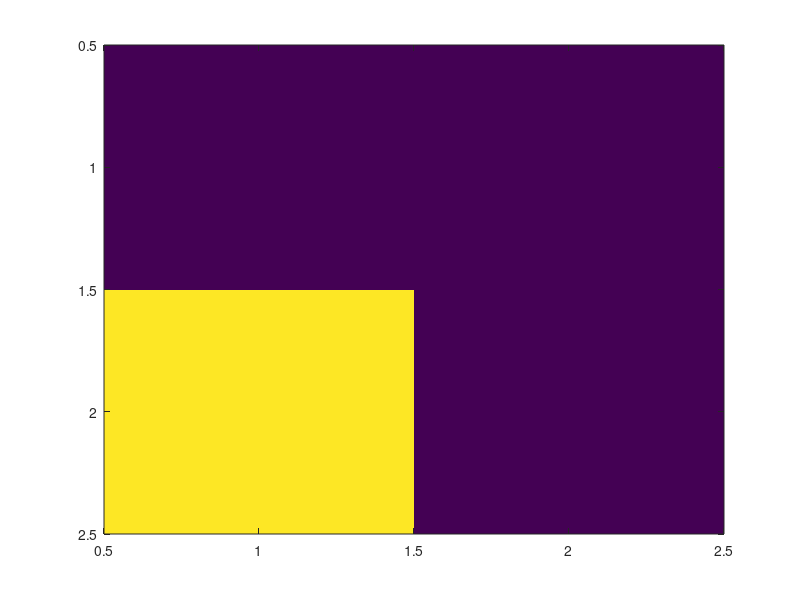

Write the MATLAB code that produced this figure.
%%%%%%%%%%%%%%%%%%%%%%%%%%%%%%%%%%%%%%%%%%%%%%%%%%%%%%
%% This is the main file for SOM implementation 
%  @author: skorkmaz 
%  
%%%%%%%%%%%%%%%%%%%%%%%%%%%%%%%%%%%%%%%%%%%%%%%%%%%%%%

%%%%%%%%%%%%%%%%%%%%%%%%%%%%%%%%%%%%%%%%%%%%%%%%%%%%%%%%%%%%%%%%
%% Parameters 
%%%%%%%%%%%%%%%%%%%%%%%%%%%%%%%%%%%%%%%%%%%%%%%%%%%%%%%%%%%%%%%%
%  dimensions:  1D and 2D supported only for now 
mapRow = 2;
mapCol = 2; 

%  alpha: Learning rate 
alpha_original = 0.1;
% Will change over the time 
alpha = alpha_original;
% neighbourhood function: Gaussian only for now 
neighbourhood_func = 'gaussian';
sigma = 1;
sigma_original = sigma;

% Stopping criterias 
number_of_iterations = 1000;

 
%%%%%%%%%%%%%%%%%%%%%%%%%%%%%%%%%%%%%%%%%%%%%%%%%%%%%%%%%%%%%%%%
%% Initilazation 
%%%%%%%%%%%%%%%%%%%%%%%%%%%%%%%%%%%%%%%%%%%%%%%%%%%%%%%%%%%%%%%%
% SOM - Map 
som = zeros(mapRow, mapCol);
map_size = mapRow * mapCol; 
% Index keepers
[I,J] = ind2sub([mapRow, mapCol], 1:(map_size));

% Maybe better initialization next time ? Nguyen ? 
som = rand(mapRow, mapCol)/100;
% Time decay tau s 
tau1 = 1000/log(sigma);
% the constant for calculating learning rate
tau2 = 1000;

% batch size k, example k = 1 stochastic, 1< k < 10 mini batch, etc.
k = 5; 

% Input : Assuming 2D max dimensional input for this project
%data = load('asf');

% Erase later



data_w = 1000;
data_h = 1000;
data = eye(data_w, data_h); 
[data_w data_h] = size(data);

%%%%%%%%%%%%%%%%%%%%%%%%%%%%%%%%%%%%%%%%%%%%%%%%%%%%%%%%%%%%%%%%
%% Visualization 
%%%%%%%%%%%%%%%%%%%%%%%%%%%%%%%%%%%%%%%%%%%%%%%%%%%%%%%%%%%%%%%%




%%%%%%%%%%%%%%%%%%%%%%%%%%%%%%%%%%%%%%%%%%%%%%%%%%%%%%%%%%%%%%%%
%% Loop
%  Stochastic/Batch version rand(x) from X at each step
%%%%%%%%%%%%%%%%%%%%%%%%%%%%%%%%%%%%%%%%%%%%%%%%%%%%%%%%%%%%%%%%
for i=1:number_of_iterations
 
x_batch = datasample(data(:)', k);

  % Iterate through the batch 
   for j = 1:k
       x = x_batch(j);
       % Yields closest index of som : I
       [r,c]=find((abs(som-x))==min(min((abs(som-x)))));
       winner_node = [r, c];
       % Create a 2D Gaussian for weight update ? 
       %weight_matrix = gaussian(mapRow, mapCol, sigma, winner_node);
        weight_matrix = zeros(mapRow, mapCol);
        weight_matrix(winner_node) = 1;
       % It seems like MATLAB doesn't have matrix centered summation,
       % so traverse the SOM
      
       % Take the difference of the neurons and input vector 
       som_temp = (x - som)* (x-som)'; 
       som  = som + som_temp .* (alpha * weight_matrix);
       
       sum(sum(som))
%        for som_x = 1: mapRow
%            for som_y = 1: mapCol
%                % Calculate the distance here 
%                som(som_x, som_y) = som(som_x, som_y) + weight_matrix(mapRow, mapCol) ...
%                    * alpha * (som(som_x,som_y) - x);
%                
%            end
%        end
      % if mod(j,200) == 0
          
     %     waitforbuttonpress
       %end
       % Monotonically decreasing learning rate .
       alpha = alpha_original * exp(-i/tau2);
       % Monotonically decreasing sigma neighborhood size for gaussian
       sigma = sigma_original *exp(-i/tau1);
   end
end
normA = som - min(som(:));
normA = normA ./ max(normA(:))
imagesc(normA)




